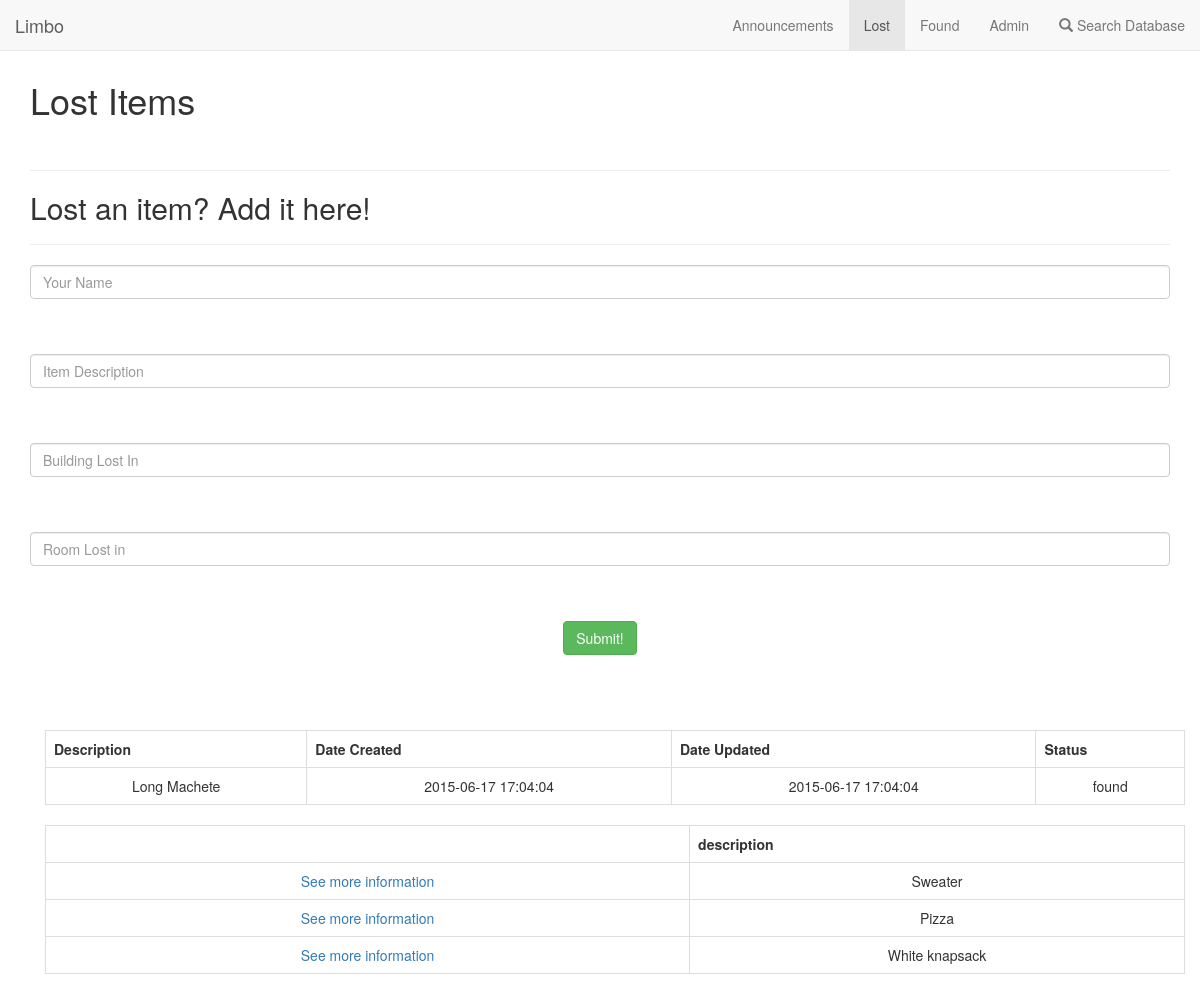
Page /lost.php?id=2 on the committed database.
### tables this page shows
create table if not exists stuff (
  id int not null auto_increment primary key,
  location_id int not null,
  description text not null,
  create_date datetime not null,
  update_date datetime not null,
  room text,
  owner text,
  finder text,
  status set("found", "lost", "claimed")
);

### helpers.php (the view, shortened to what this page needs)
<?php
function display_lost_found_items($dbc, $status='') {
        $query = 'SELECT * FROM stuff where status = "'.$status.'" ORDER BY create_date DESC' ;
        $results = mysqli_query( $dbc , $query );
    if( $results )
    {
      echo  '<link rel="stylesheet" href="https://maxcdn.bootstrapcdn.com/bootstrap/3.3.7/css/bootstrap.min.css">';
      echo '<div class="container">';
      echo '<TABLE style="text-align:center" cellpadding="1" class="table table-bordered">';
      echo '<TR class="table-active>';
      echo '<H1>'.$status.' items</H1>' ;
      echo '<TABLE border="1" align="center">';
      echo '<TR>';
      echo '<TH></TH>';
      echo '<TH>description</TH>';
      echo '</TR>';
      while ( $row = mysqli_fetch_array( $results , MYSQLI_ASSOC ) )
      {
        if ($status == "lost") {
            $alink = '<A HREF=lost.php?id=' . $row['id'] . '>See more information</A>' ;
            echo '<TR border: 1px solid black;>' ;
            echo '<TD style="text-align:center">'.$alink.'</TD>';
            echo '<TD> '. $row['description'] . '</TD>' ;
            echo '</TR>' ;
        } else {
            $alink = '<A HREF=found.php?id=' . $row['id'] . '>See more information</A>' ;
            echo '<TR border: 1px solid black;>' ;
            echo '<TD>'.$alink.'</TD>';
            echo '<TD> '. $row['description'] . '</TD>' ;
            echo '</TR>' ;
        }
      }
      echo '</TABLE>';
      echo '</div>';
    }
    else
      echo '<p>' . mysqli_error( $dbc ) . '</p>'  ;
}
function display_lost_found_item($dbc, $id, $status='') {
        $query = 'SELECT * FROM stuff where id = '.$id;
        $results = mysqli_query( $dbc , $query );
    echo '<br><br><br>';
    if( $results )
    {
      echo  '<link rel="stylesheet" href="https://maxcdn.bootstrapcdn.com/bootstrap/3.3.7/css/bootstrap.min.css">';
      echo '<div class="container">';
      echo '<TABLE style="text-align:center" cellpadding="1" class="table table-bordered">';
      echo '<TR class="table-active>';
      echo '<H1>'.$status.' items</H1>' ;
      echo '<TABLE border="1" align="center">';
      echo '<TR>';
      echo '<TH>Description</TH>';
      echo '<TH>Date Created</TH>';
      echo '<TH>Date Updated</TH>';
      echo '<TH>Status</TH>';
      echo '</TR>';
      while ( $row = mysqli_fetch_array( $results , MYSQLI_ASSOC ) )
      {
        echo '<TR border: 1px solid black;>' ;
        echo '<TD>' . $row['description'] . '</TD>' ;
        echo '<TD>' . $row['create_date'] . '</TD>' ;
        echo '<TD>' . $row['update_date'] . '</TD>' ;
        echo '<TD>' . $row['status'] . '</TD>';
        echo '</TR>' ;
      }
      echo '</TABLE>';
      echo '</div>';
      if ($status == "found")
        display_lost_found_items($dbc, "found");
      else
        display_lost_found_items($dbc,"lost");
    }
    else
      echo '<p>' . mysqli_error( $dbc ) . '</p>'  ;
}
?>

### rows in the picture
stuff: description "Long Machete", create_date "2015-06-17 17:04:04", update_date "2015-06-17 17:04:04", status "found"
stuff: description "Sweater"
stuff: description "Pizza"
stuff: description "White knapsack"
